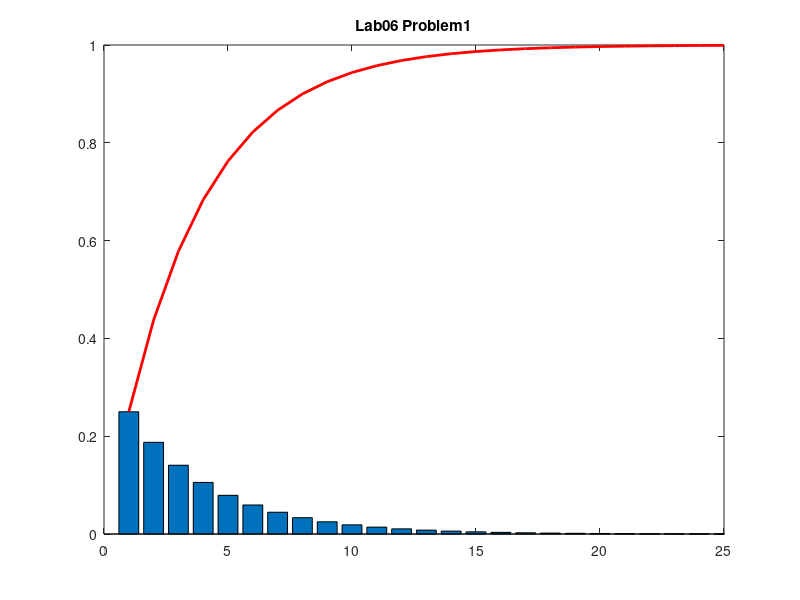

Write MATLAB code to recreate this figure.
function lab06_1()
    pr = bernoulli(0.25, 1:25);
    hold on;
    box on;
    bar(pr);
    plot(1:25, cumsum(pr), 'r', ...
         'linewidth', 2);
    xlim([0 25]);
    hold off;
    title('Lab06 Problem1');
    

end
function pr = bernoulli(p, k)
    pr = (1 - p) .^ (k - 1) .* p ;
end
